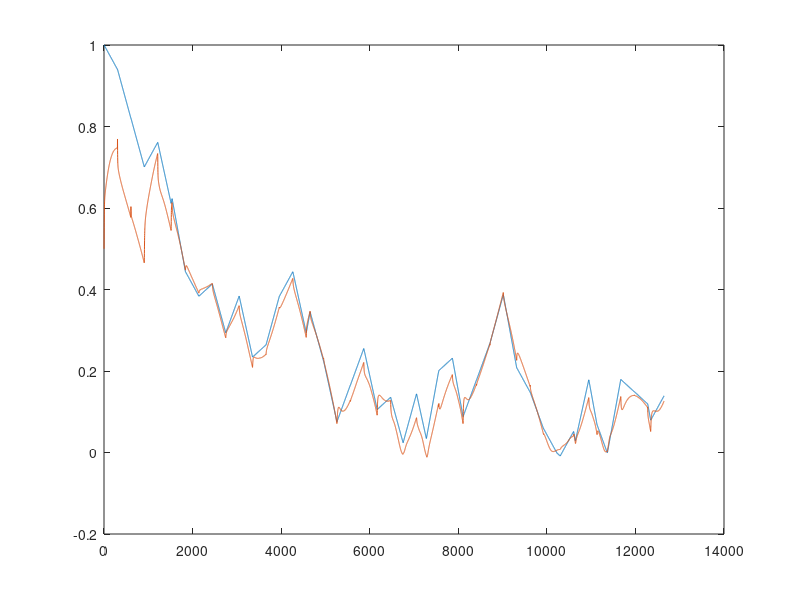
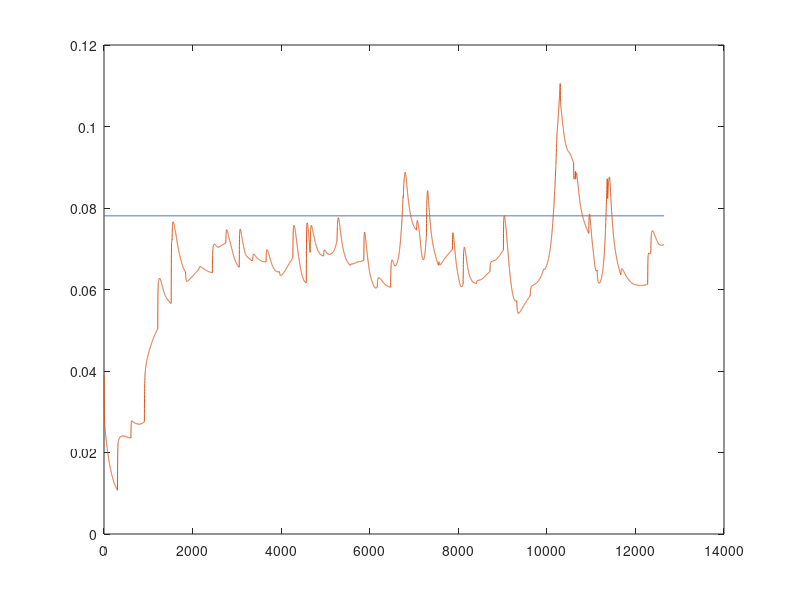

Write the MATLAB code that produced these figures, in order.
clear; 
clc;
close all

Nx = 3;   %dimension of state variable
Ny = 1;   %dimension of output

Qn = 2.098;       %battery capacity
Ts = 1;           %sample period for discretization

%Fitted equivalent circuit parameter
Ro = 0.0781;    %internal resistance     (Omega)
R1 = 0.0490;    %polarization resistance (Omega)
C1 = 1445.5;    %polarization capacity   (F)

tao1 = R1*C1;     %time constant

%building state function: x(k+1)=Ax(k)+Bu, x=[Vp;SOC;Ro] 
A = [1-Ts/tao1 0 0; 0 1 0; 0 0 1];
B = [Ts/C1;-Ts/Qn/3600;0];

%Coefficient of Voc(SOC)
p = [18.0598  -54.9081   62.0223  -31.2780    6.7504   -0.1133    3.6656]; 
%Coefficient of dVoc(SOC)/dSOC
dp = polyder(p);

%Import NASA dataset
load('random_current_NASA.mat'); 
load('random_voltage_NASA.mat');
Ubt = random_voltage_NASA;
Ibt = random_current_NASA;

%Deriving reference SOC through ampere-hour method
SOC_Ah(1) = 1.0;
for k = 2:length(Ibt)
    SOC_Ah(k) = SOC_Ah(k-1)-Ts*Ibt(k)/Qn/3600; 
end

%Initializing the nonlinear observer
N = length(Ibt);
Xe = zeros(Nx,N); %store the estimated state variable of the ovserver
Ye = zeros(Ny,N); %store the estimated output of the ovserver

Xe(:,1) = [0; 1*0.5; Ro*0.5]; %initial guess of x_hat
Xk = Xe(:,1);                 %x_hat

%Observer gain
k1 = 0.126;
k2 = 0.144; 
k3 = 0.0063;
K = [k1*A(1,1) 0 0; 0 k2*A(2,2) 0; 0 0 k3*A(3,3)]; 

%Nonlinear observer
for k=2:N
    Dh = [-1 polyval(dp,Xk(2,1)) -Ibt(k)];               %h'
    Yk = polyval(p,Xk(2,1)) - Ibt(k)*Xk(3,1) - Xk(1,1);  %y_hat = Voc(SOC_hat) - I*Ro_hat - Vp_hat 
    Xk = A*Xk + B*Ibt(k) + K*Dh'*(Ubt(k) - Yk);          %x_hat(k+1) = A*x_hat(k) + B*u + K*h'^T*(y-y_hat)
    
    Xe(:,k) = Xk;     %store the estimated state variable x_hat(k)
    Ye(:,k) = Yk;     %store the estimated output y_hat(k)
    
end

%Extract desired variables
SOC_est=Xe(2,:);
R0_est=Xe(3,:);
U_est=Ye;

%Calculate mean error
SOC_error_mean=mean(abs(SOC_Ah-SOC_est));  
U_error_mean=mean(abs(Ubt'-U_est));        

%Plotting
plot(1:N,SOC_Ah,1:N,SOC_est)
figure
plot(1:N,Ro*ones(N,1),1:N,R0_est)
